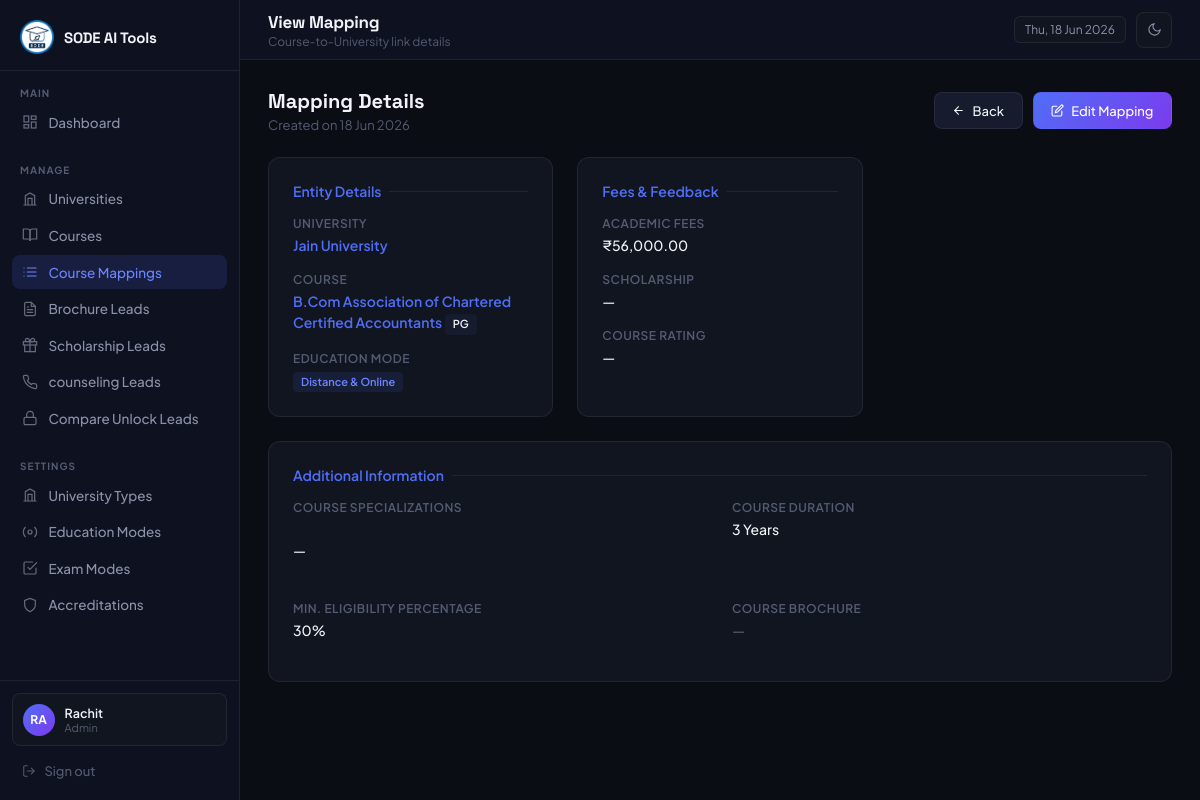
/admin/mappings/view.php?id=168 (signed in), run on the app's committed database.
### tables this page shows
CREATE TABLE `university_courses` (
  `id` int(10) UNSIGNED NOT NULL,
  `university_id` int(10) UNSIGNED NOT NULL,
  `course_id` int(10) UNSIGNED NOT NULL,
  `education_mode_id` tinyint(3) UNSIGNED NOT NULL,
  `academic_fees` decimal(10,2) DEFAULT NULL,
  `course_duration` varchar(100) DEFAULT NULL,
  `min_eligibility_percentage` int(3) DEFAULT NULL,
  `fees_discount` decimal(10,2) DEFAULT NULL,
  `course_rating` decimal(3,1) DEFAULT NULL,
  `course_specializations` text DEFAULT NULL,
  `brochure_file` varchar(500) DEFAULT NULL,
  `is_active` tinyint(1) NOT NULL DEFAULT 1,
  `created_at` timestamp NOT NULL DEFAULT current_timestamp(),
  `updated_at` timestamp NOT NULL DEFAULT current_timestamp() ON UPDATE current_timestamp()
);

CREATE TABLE `universities` (
  `id` int(10) UNSIGNED NOT NULL,
  `name` varchar(255) NOT NULL,
  `display_name` varchar(255) DEFAULT NULL,
  `slug` varchar(255) DEFAULT NULL,
  `image` varchar(500) DEFAULT NULL,
  `sample_certificate` varchar(500) DEFAULT NULL,
  `rating` decimal(3,1) DEFAULT NULL,
  `nirf_ranking` smallint(5) UNSIGNED DEFAULT NULL,
  `year_of_establishment` year(4) DEFAULT NULL,
  `university_type_id` int(11) DEFAULT NULL,
  `campus_location` varchar(255) DEFAULT NULL,
  `avg_placement_package` varchar(100) DEFAULT NULL,
  `placement_assistance` tinyint(1) NOT NULL DEFAULT 0,
  `emi_facility` tinyint(1) NOT NULL DEFAULT 0,
  `scholarship` tinyint(1) NOT NULL DEFAULT 0,
  `key_advantages` text DEFAULT NULL,
  `view_university_link` varchar(500) DEFAULT NULL,
  `is_active` tinyint(1) NOT NULL DEFAULT 1,
  `created_at` timestamp NOT NULL DEFAULT current_timestamp(),
  `updated_at` timestamp NOT NULL DEFAULT current_timestamp() ON UPDATE current_timestamp()
);

CREATE TABLE `courses` (
  `id` int(10) UNSIGNED NOT NULL,
  `name` varchar(255) NOT NULL,
  `display_name` varchar(255) DEFAULT NULL,
  `slug` varchar(255) DEFAULT NULL,
  `course_level` enum('UG','PG') NOT NULL,
  `is_active` tinyint(1) NOT NULL DEFAULT 1,
  `created_at` timestamp NOT NULL DEFAULT current_timestamp(),
  `updated_at` timestamp NOT NULL DEFAULT current_timestamp() ON UPDATE current_timestamp()
);

CREATE TABLE `education_modes` (
  `id` tinyint(3) UNSIGNED NOT NULL,
  `mode_name` varchar(100) NOT NULL
);

### includes/helpers.php (called while the page is built, shortened)
<?php
function get_display_name(string $name, ?string $display_name): string {
    return (!empty($display_name)) ? $display_name : $name;
}
function e(mixed $val): string {
    return htmlspecialchars((string)$val, ENT_QUOTES, 'UTF-8');
}

### admin/mappings/view.php (the view, shortened to what this page needs)
<?php
require_once '../../includes/db.php';
require_once '../../includes/helpers.php';
$id = (int) ($_GET['id'] ?? 0);
$sql = "
    SELECT uc.*,
           u.name as u_name, u.display_name as u_disp,
           c.name as c_name, c.display_name as c_disp, c.course_level,
           m.mode_name
    FROM university_courses uc
    JOIN universities u ON uc.university_id = u.id
    JOIN courses c ON uc.course_id = c.id
    JOIN education_modes m ON uc.education_mode_id = m.id
    WHERE uc.id = ? AND uc.is_active = 1
";
$stmt = $pdo->prepare($sql);
$stmt->execute([$id]);
$mapping = $stmt->fetch();
?>
<!DOCTYPE html>
<html lang="en">
<head>
</head>
<body>
    <?php require_once __DIR__ . '/../includes/sidebar.php'; ?>
    <main class="main">
        <?php require_once __DIR__ . '/../includes/topbar.php'; ?>
        <div class="content">
            <div class="page-header" style="flex-wrap: wrap;">
                <div>
                    <h3>Mapping Details</h3>
                    <p>Created on <?= date('d M Y', strtotime($mapping['created_at'])) ?></p>
                </div>
                <div style="display:flex;gap:10px;flex-wrap:wrap;">
                    <a href="<?= ADMIN_URL ?>/mappings/index.php" class="btn btn-secondary">
                        <svg width="13" height="13" viewBox="0 0 24 24" fill="none" stroke="currentColor"
                            stroke-width="2" stroke-linecap="round">
                            <line x1="19" y1="12" x2="5" y2="12" />
                            <polyline points="12 19 5 12 12 5" />
                        </svg> Back
                    </a>
                    <a href="edit.php?id=<?= $mapping['id'] ?>" class="btn btn-primary">
                        <svg width="13" height="13" viewBox="0 0 24 24" fill="none" stroke="currentColor"
                            stroke-width="2" stroke-linecap="round">
                            <path d="M11 4H4a2 2 0 0 0-2 2v14a2 2 0 0 0 2 2h14a2 2 0 0 0 2-2v-7" />
                            <path d="M18.5 2.5a2.121 2.121 0 0 1 3 3L12 15l-4 1 1-4 9.5-9.5z" />
                        </svg> Edit Mapping
                    </a>
                </div>
            </div>
            <div class="detail-grid">
                <div class="detail-card">
                    <div class="section-title" style="margin-bottom:1rem;color:var(--accent);">Entity Details</div>
                    <div class="detail-row">
                        <div class="detail-label">University</div>
                        <div class="detail-value">
                            <a href="<?= ADMIN_URL ?>/universities/view.php?id=<?= $mapping['university_id'] ?>"
                                style="color:var(--accent);text-decoration:none;font-weight:600;">
                                <?= e(get_display_name($mapping['u_name'], $mapping['u_disp'])) ?>
                            </a>
                        </div>
                    </div>
                    <div class="detail-row">
                        <div class="detail-label">Course</div>
                        <div class="detail-value">
                            <a href="<?= ADMIN_URL ?>/courses/view.php?id=<?= $mapping['course_id'] ?>"
                                style="color:var(--accent);text-decoration:none;font-weight:600;">
                                <?= e(get_display_name($mapping['c_name'], $mapping['c_disp'])) ?>
                            </a>
                            <?= $mapping['course_level'] ? '<span class="badge" style="background:var(--surface-h);">' . e($mapping['course_level']) . '</span>' : '' ?>
                        </div>
                    </div>
                    <div class="detail-row">
                        <div class="detail-label">Education Mode</div>
                        <div class="detail-value">
                            <span class="badge"
                                style="background:rgba(79,110,247,0.1);color:var(--accent-h);"><?= e($mapping['mode_name']) ?></span>
                        </div>
                    </div>
                </div>
                <div class="detail-card">
                    <div class="section-title" style="margin-bottom:1rem;color:var(--accent);">Fees & Feedback</div>
                    <div class="detail-row">
                        <div class="detail-label">Academic Fees</div>
                        <div class="detail-value">
                            <?= $mapping['academic_fees'] ? '₹' . number_format($mapping['academic_fees'], 2) : '—' ?>
                        </div>
                    </div>
                    <div class="detail-row">
                        <div class="detail-label">Scholarship</div>
                        <div class="detail-value">
                            <?php if ($mapping['fees_discount']): ?>
                                <span class="discount-tag"
                                    style="background:rgba(16,185,129,0.15);color:#10b981;padding:2px 8px;border-radius:10px;font-size:12px;font-weight:600;"><?= (float)$mapping['fees_discount'] ?>%</span>
                            <?php else: ?>—<?php endif; ?>
                        </div>
                    </div>
                    <div class="detail-row">
                        <div class="detail-label">Course Rating</div>
                        <div class="detail-value">
                            <?= $mapping['course_rating'] ? '⭐ ' . (float)$mapping['course_rating'] . ' / 5' : '—' ?>
                        </div>
                    </div>
                </div>
                <div class="detail-card" style="grid-column:1/-1;">
                    <div class="section-title" style="margin-bottom:1rem;color:var(--accent);">Additional Information
                    </div>
                    <div style="display:grid;grid-template-columns:repeat(auto-fit,minmax(280px,1fr));gap:1.5rem;">
                        <div class="detail-row">
                            <div class="detail-label">Course Specializations</div>
                            <div class="detail-value" style="white-space:pre-line;">
                                <?= $mapping['course_specializations'] ? e($mapping['course_specializations']) : '—' ?>
                            </div>
                        </div>
                        <div class="detail-row">
                            <div class="detail-label">Course Duration</div>
                            <div class="detail-value">
                                <?= $mapping['course_duration'] ? e($mapping['course_duration']) : '—' ?>
                            </div>
                        </div>
                        <div class="detail-row">
                            <div class="detail-label">Min. Eligibility Percentage</div>
                            <div class="detail-value">
                                <?= $mapping['min_eligibility_percentage'] ? e($mapping['min_eligibility_percentage']) . '%' : '—' ?>
                            </div>
                        </div>
                        <div class="detail-row">
                            <div class="detail-label">Course Brochure</div>
                            <div class="detail-value">
                                <?php if ($mapping['brochure_file']): ?>
                                    <a href="<?= e($mapping['brochure_file']) ?>" target="_blank"
                                        class="btn btn-secondary btn-sm"
                                        style="display:inline-flex;align-items:center;gap:6px;">
                                        <svg width="14" height="14" viewBox="0 0 24 24" fill="none" stroke="currentColor"
                                            stroke-width="2" stroke-linecap="round">
                                            <path d="M21 15v4a2 2 0 0 1-2 2H5a2 2 0 0 1-2-2v-4" />
                                            <polyline points="7 10 12 15 17 10" />
                                            <line x1="12" y1="15" x2="12" y2="3" />
                                        </svg>
                                        View / Download PDF
                                    </a>
                                <?php else: ?>
                                    <span style="color:var(--text-s);">—</span>
                                <?php endif; ?>
                            </div>
                        </div>
                    </div>
                </div>
            </div>
        </div>
    </main>
</body>
</html>

### admin/includes/layout_head.php (style rules this page uses)
*, *::before, *::after { box-sizing: border-box; margin: 0; padding: 0; }
:root { color-scheme: dark; --bg: #0a0d14; --sidebar: #0e1120; --surface: #111520; --surface-h: #161b2e; --border: rgba(255, 255, 255, 0.07); --border-h: rgba(255, 255, 255, 0.13); --accent: #4f6ef7; --accent-h: #6b85ff; --accent-g: #7c3aed; --text: #f1f3f9; --text-m: #8b92a8; --text-s: #545c72; --success: #22c55e; --warning: #f59e0b; --danger: #ef4444; --radius: 12px; --radius-sm: 8px; --sidebar-w: 240px; }
body { font-family: 'Plus Jakarta Sans', sans-serif; background: var(--bg); color: var(--text); display: flex; min-height: 100vh; font-size: 14px; transition: background 0.2s, color 0.2s; overflow-x: hidden; }
.main { margin-left: var(--sidebar-w); flex: 1; display: flex; flex-direction: column; min-height: 100vh; min-width: 0; }
.content { padding: 1.75rem; flex: 1; min-width: 0; max-width: 100%; overflow-x: hidden; }
.section-title { font-size: 14px; font-weight: 600; color: var(--text); margin-bottom: 0.875rem; display: flex; align-items: center; gap: 8px; }
.section-title::after { content: ''; flex: 1; height: 1px; background: var(--border); }
.badge { display: inline-block; padding: 2px 8px; border-radius: 4px; font-size: 11px; font-weight: 600; }
.btn { display: inline-flex; align-items: center; gap: 7px; padding: 0.6rem 1.1rem; border-radius: var(--radius-sm); font-size: 13px; font-weight: 500; font-family: inherit; cursor: pointer; transition: opacity 0.2s, transform 0.15s, background 0.15s; text-decoration: none; border: 1px solid transparent; }
.btn-primary { background: linear-gradient(135deg, var(--accent) 0%, var(--accent-g) 100%); color: #fff; border-color: transparent; }
.btn-secondary { background: var(--surface-h); color: var(--text); border-color: var(--border); }
.page-header { display: flex; align-items: center; justify-content: space-between; margin-bottom: 1.5rem; }
.page-header h3 { font-family: 'Space Grotesk', sans-serif; font-size: 20px; font-weight: 700; }
.page-header p { font-size: 13px; color: var(--text-s); margin-top: 3px; }

### admin/mappings/view.php (style rules this page uses)
.detail-grid { display: grid; grid-template-columns: repeat(auto-fit, minmax(280px, 1fr)); gap: 1.5rem; }
.detail-card { background: var(--surface); border: 1px solid var(--border); border-radius: var(--radius); padding: 1.5rem; }
.detail-row { display: flex; flex-direction: column; margin-bottom: 1rem; }
.detail-row:last-child { margin-bottom: 0; }
.detail-label { font-size: 12px; color: var(--text-s); text-transform: uppercase; font-weight: 600; margin-bottom: 4px; letter-spacing: 0.5px; }
.detail-value { font-size: 14px; font-weight: 500; color: var(--text); line-height: 1.5; }

### data on the page
university_courses: created_at "18 Jun 2026", university.name "Jain University", course.display_name "B.Com Association of Chartered Certified Accountants", course.course_level "PG", education_mode.mode_name "Distance & Online", academic_fees "56,000.00", course_duration "3 Years", min_eligibility_percentage "30"

### other printed values
substr($_SESSION['admin_name'], 0, 2) "RA"
$_SESSION['admin_name'] "Rachit"
$_SESSION['admin_role'] "Admin"
$page_title "View Mapping"
$page_subtitle "Course-to-University link details"
